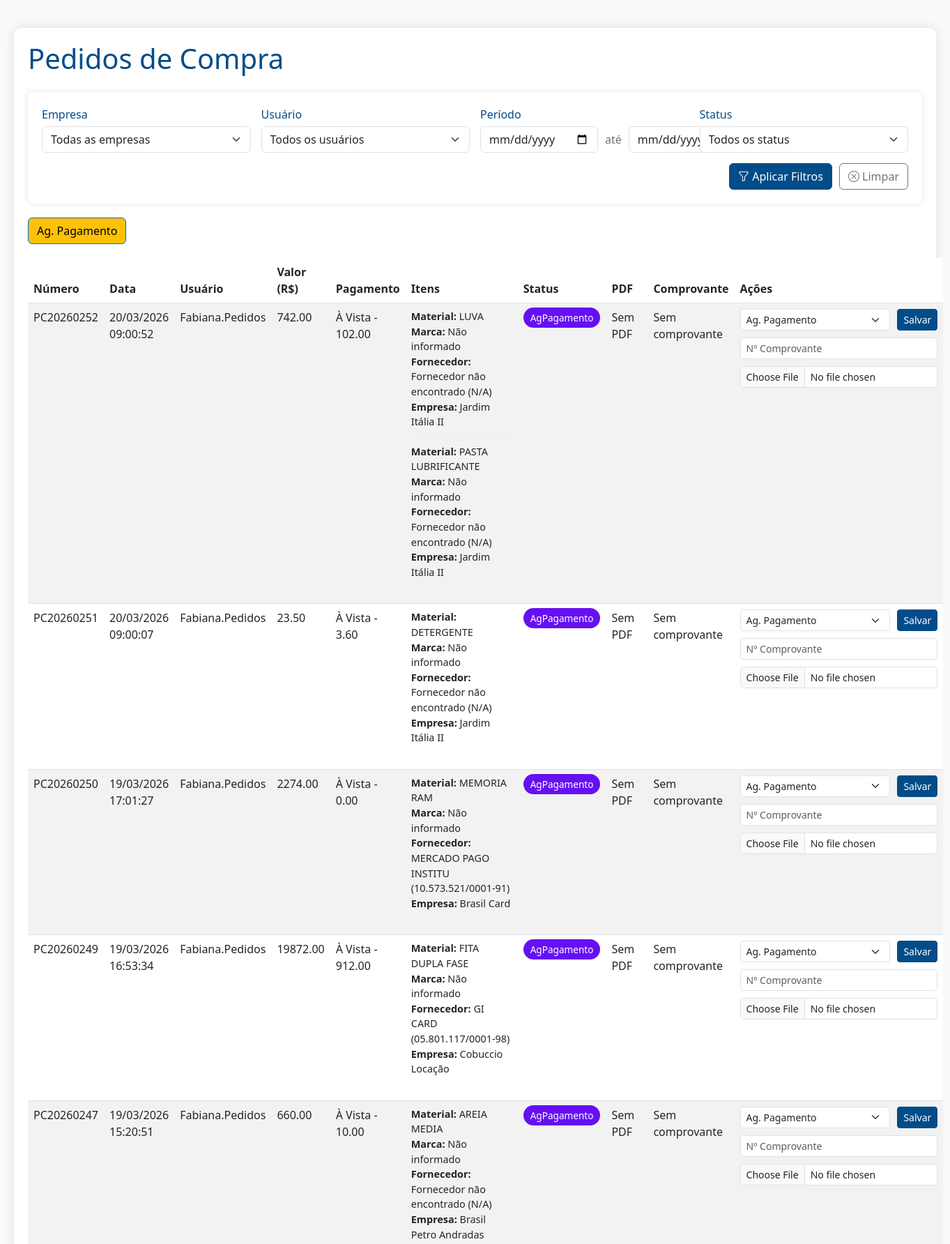
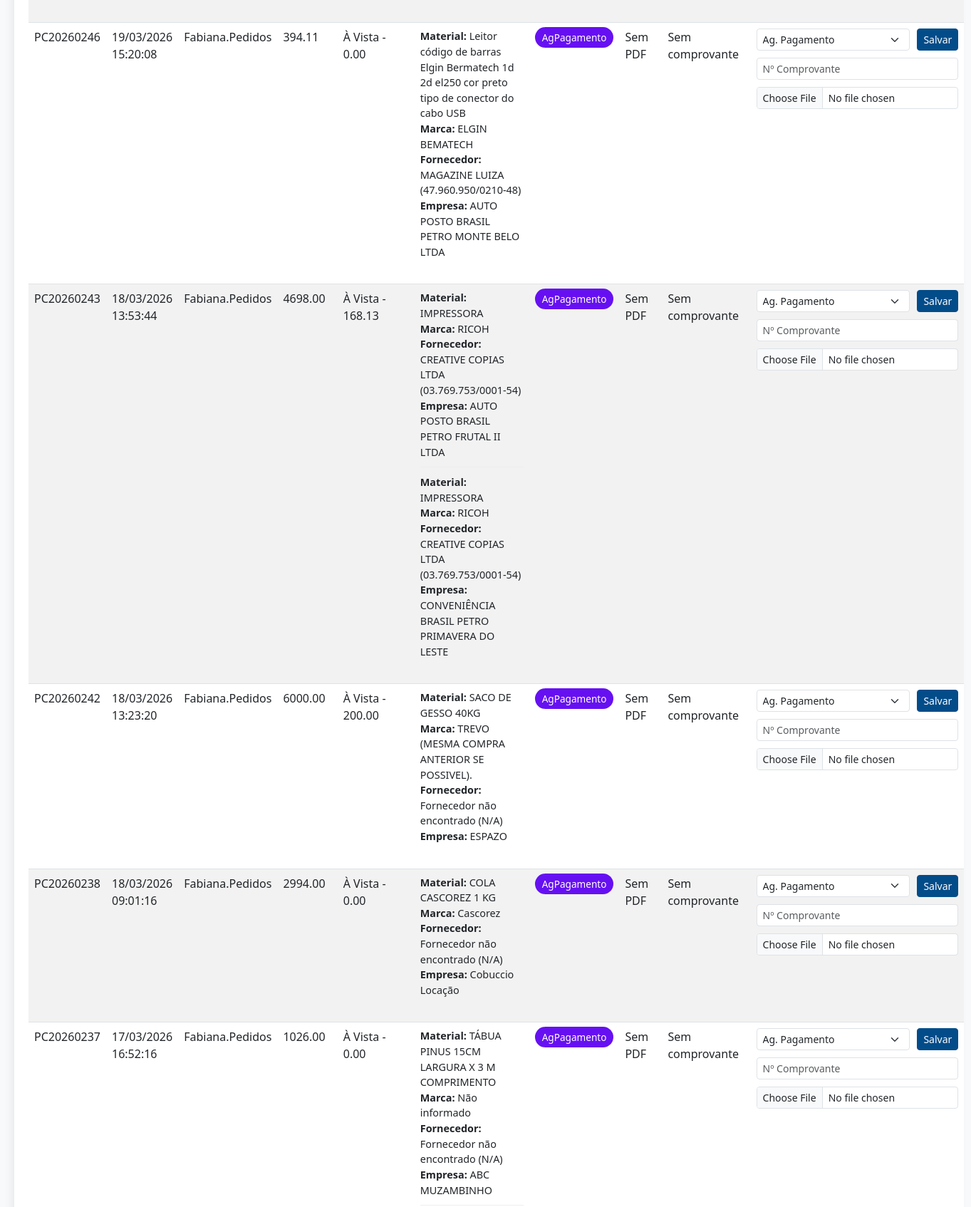
/listar_pedidos_compras_pg (signed in, upper part), run on the app's committed database (2 pictures, top to bottom).
### app.py (models this page shows, shortened)
class PedidosCompra(db.Model):
    __tablename__ = 'PedidosCompra'
    id = db.Column(db.Integer, primary_key=True, autoincrement=True)
    numero_pedido = db.Column(db.Text, nullable=False, unique=True)
    data_criacao = db.Column(db.DateTime, nullable=False, default=get_local_time)
    usuario = db.Column(db.Text, nullable=False)
    status = db.Column(db.Text, nullable=False, default='Gerado')
    pdf_path = db.Column(db.Text, nullable=True)
    valor_total = db.Column(db.Float, nullable=False)
    valor_frete = db.Column(db.Float, nullable=True, default=0.0)
    valor_liquido = db.Column(db.Float, nullable=False)
    forma_pagamento = db.Column(db.Text, nullable=True)
    observacoes = db.Column(db.Text, nullable=True)
    comprovante_pagamento = db.Column(db.Text, nullable=True)
    preenchimentos = db.relationship('SolicitacoesPreenchidas', secondary='pedido_preenchimento_associacao')

class Materiais(db.Model):
    __tablename__ = 'Materiais'
    CodMaterial = db.Column(db.Integer, primary_key=True, autoincrement=True)
    DescricaoMaterial = db.Column(db.Text, nullable=False)
    Empresa = db.Column(db.Text, nullable=False)
    Aplicacao = db.Column(db.Text, nullable=False)
    QuantidadeEstoque = db.Column(db.Integer, default=0)
    Fornecedor = db.Column(db.Text)
    NumeroNF = db.Column(db.Text)
    FatorConsumo = db.Column(db.Float, nullable=True, default=0.0)
    Ativo = db.Column(db.Boolean, default=False)

class SolicitacoesCompra(db.Model):
    __tablename__ = 'SolicitacoesCompra'
    id = db.Column(db.Integer, primary_key=True)
    cod_material = db.Column(db.Integer, db.ForeignKey('Materiais.CodMaterial'), nullable=False)
    especificacao = db.Column(db.Text, nullable=False)
    quantidade = db.Column(db.String(20), nullable=False)
    unidade_medida = db.Column(db.String(20), nullable=False, default='Unidade')
    aplicacao = db.Column(db.Text, nullable=True)  # Aplicação específica do item
    aplicacao_geral = db.Column(db.Text, nullable=True)  # NOVA COLUNA: Aplicação geral do formulário
    empresa = db.Column(db.Text, nullable=False)
    data_solicitacao = db.Column(db.DateTime, nullable=False, default=get_local_time)
    usuario = db.Column(db.Text, nullable=False)
    foto_path = db.Column(db.Text, nullable=True)
    marca = db.Column(db.Text, nullable=True)
    ativo = db.Column(db.String(3), nullable=False)
    nome_ativo = db.Column(db.Text, nullable=True)
    prioridade = db.Column(db.String(20), nullable=False, default='Programado')
    status_aprovacao = db.Column(db.String(20), nullable=True, default=None)
    observacoes_col = db.Column(db.Text, nullable=True)
    material = db.relationship('Materiais', backref='solicitacoes')
    comprador_atribuido = db.Column(db.Text, nullable=True)  # Novo campo

### app.py (the view, shortened to what this page needs)
@routes_bp.route('/listar_pedidos_compras_pg', methods=['GET'])
def listar_pedidos_compra_pg():
    if 'usuario' not in session:
        return redirect(url_for('routes_bp.login'))
    try:
        empresa_filtro = request.args.get('empresa')
        usuario_filtro = request.args.get('usuario')
        data_inicio = request.args.get('data_inicio')
        data_fim = request.args.get('data_fim')
        usuarios_empresas = {}
        empresas_unicas = set()
        usuarios_unicos = set()
        try:
            with open('senhas.txt', 'r', encoding='utf-8') as f:
                for line in f:
                    partes = line.strip().split('%')
                    if len(partes) >= 4:
                        usuario = partes[0]
                        empresa = partes[3]
                        usuarios_empresas[usuario] = empresa
                        empresas_unicas.add(empresa)
                        usuarios_unicos.add(usuario)
        except Exception as e:
            logging.error(f"Erro ao ler senhas.txt: {str(e)}")
            usuarios_empresas = {}
        query = db.session.query(PedidosCompra).filter(
            PedidosCompra.status == 'AgPagamento'  # Filtro fixo para AgPagamento
        ).join(
            pedido_preenchimento_associacao,
            PedidosCompra.id == pedido_preenchimento_associacao.c.pedido_id
        ).join(
            SolicitacoesPreenchidas,
            pedido_preenchimento_associacao.c.preenchimento_id == SolicitacoesPreenchidas.id
        ).join(
            SolicitacoesCompra,
            SolicitacoesPreenchidas.solicitacao_id == SolicitacoesCompra.id
        )
        if usuario_filtro:
            query = query.filter(PedidosCompra.usuario == usuario_filtro)
        if data_inicio:
            query = query.filter(PedidosCompra.data_criacao >= data_inicio)
        if data_fim:
            data_fim_ajustada = datetime.strptime(data_fim, '%Y-%m-%d') + timedelta(days=1)
            query = query.filter(PedidosCompra.data_criacao <= data_fim_ajustada)
        pedidos = query.order_by(
            PedidosCompra.data_criacao.desc()
        ).distinct().all()
        fornecedor_ids = set()
        for pedido in pedidos:
            for preenchimento in pedido.preenchimentos:
                fornecedor_ids.add(preenchimento.fornecedor_id)
        fornecedores = {}
        conn = get_db_connection(DB_PATH_FORNECEDORES)
        if conn:
            try:
                cursor = conn.cursor()
                cursor.execute(f'SELECT id, nome_fantasia, cnpj FROM fornecedores WHERE id IN ({",".join("?"*len(fornecedor_ids))})',
                             list(fornecedor_ids))
                for row in cursor.fetchall():
                    fornecedores[row[0]] = {
                        'nome_fantasia': row[1],
                        'cnpj': format_cnpj(row[2]) if row[2] else 'N/A'
                    }
            finally:
                conn.close()
        pedidos_completos = []
        for pedido in pedidos:
            preenchimentos_info = []
            for preenchimento in pedido.preenchimentos:
                fornecedor_info = fornecedores.get(preenchimento.fornecedor_id, {
                    'nome_fantasia': 'Fornecedor não encontrado',
                    'cnpj': 'N/A'
                })
                empresa_usuario = usuarios_empresas.get(pedido.usuario, preenchimento.solicitacao.empresa)
                marca = preenchimento.solicitacao.marca if preenchimento.solicitacao.marca else 'Não informado'
                preenchimentos_info.append({
                    'id': preenchimento.id,
                    'marca': marca,  # Usando a marca da solicitação
                    'fornecedor_nome': fornecedor_info['nome_fantasia'],
                    'fornecedor_cnpj': fornecedor_info.get('cnpj', 'N/A'),
                    'material': preenchimento.solicitacao.material.DescricaoMaterial if preenchimento.solicitacao.material else 'N/A',
                    'empresa': empresa_usuario
                })
            pedidos_completos.append({
                'pedido': pedido,
                'preenchimentos': preenchimentos_info
            })
        return render_template(
            'listar_pedidos_compras_pg.html',
            pedidos_completos=pedidos_completos,
            empresas=sorted(empresas_unicas),
            usuarios=sorted(usuarios_unicos),
            filtros={
                'empresa': empresa_filtro,
                'usuario': usuario_filtro,
                'data_inicio': data_inicio,
                'data_fim': data_fim,
                'status': 'AgPagamento'  # Definindo o status fixo para o template
            }
        )
    except Exception as e:
        flash(f'Erro ao listar pedidos de compra: {str(e)}', 'error')
        return render_template(
            'listar_pedidos_compras_pg.html',
            pedidos_completos=[],
            empresas=[],
            usuarios=[],
            filtros={}
        )

### templates/listar_pedidos_compras_pg.html (shortened to what this page needs)
<!DOCTYPE html>
<html lang="pt-br">
<head>
    <link href="https://cdn.jsdelivr.net/npm/bootstrap@5.3.0/dist/css/bootstrap.min.css" rel="stylesheet">
    <link rel="stylesheet" href="https://cdn.jsdelivr.net/npm/bootstrap-icons@1.10.0/font/bootstrap-icons.css">
    <link rel="stylesheet" href="https://code.jquery.com/ui/1.13.2/themes/smoothness/jquery-ui.css">
</head>
<body>
    <div class="table-container">
        <h1 class="mb-4">Pedidos de Compra</h1>
        <div class="filters-container">
            <form method="get" action="{{ url_for('routes_bp.listar_pedidos_compra_pg') }}">
                <div class="filter-row">
                    <div class="filter-group">
                        <label class="filter-label">Empresa</label>
                        <select name="empresa" class="form-select">
                            <option value="">Todas as empresas</option>
                        </select>
                    </div>
                    <div class="filter-group">
                        <label class="filter-label">Usuário</label>
                        <select name="usuario" class="form-select">
                            <option value="">Todos os usuários</option>
                        </select>
                    </div>
                    <div class="filter-group">
                        <label class="filter-label">Período</label>
                        <div class="date-input-group">
                            <input type="date" name="data_inicio" class="form-control"
                                   value="{{ request.args.get('data_inicio') }}">
                            <span class="date-separator">até</span>
                            <input type="date" name="data_fim" class="form-control"
                                   value="{{ request.args.get('data_fim') }}">
                        </div>
                    </div>
                    <div class="filter-group">
                        <label class="filter-label">Status</label>
                        <select name="status" class="form-select">
                            <option value="">Todos os status</option>
                        </select>
                    </div>
                </div>
                <div class="filter-actions">
                    <button type="submit" class="btn btn-primary">
                        <i class="bi bi-funnel"></i> Aplicar Filtros
                    </button>
                    <a href="{{ url_for('routes_bp.listar_pedidos_compra_pg') }}" class="btn btn-outline-secondary">
                        <i class="bi bi-x-circle"></i> Limpar
                    </a>
                </div>
            </form>
        </div>
        <div class="filter-buttons">
            <a href="{{ url_for('routes_bp.listar_pedidos_compra_pg', status='AgPagamento') }}" class="btn btn-pulsante">Ag. Pagamento</a>
        </div>
        <table class="table table-striped">
            <thead>
                <tr>
                    <th>Número</th>
                    <th>Data</th>
                    <th>Usuário</th>
                    <th>Valor (R$)</th>
                    <th>Pagamento</th>
                    <th>Itens</th>
                    <th>Status</th>
                    <th>PDF</th>
                    <th>Comprovante</th>
                    <th>Ações</th>
                </tr>
            </thead>
            <tbody>
                {% for item in pedidos_completos %}
                <tr>
                    <td>{{ item.pedido.numero_pedido }}</td>
                    <td>{{ item.pedido.data_criacao.strftime('%d/%m/%Y %H:%M:%S') }}</td>
                    <td>{{ item.pedido.usuario }}</td>
                    <td>{{ "%.2f" | format(item.pedido.valor_total) }}</td>
                    <td>{{ item.pedido.forma_pagamento or 'Não informado' }}</td>
                    <td>
                        <ul class="material-info">
                            {% for preenchimento in item.preenchimentos %}
                            <li>
                                <strong>Material:</strong> {{ preenchimento.material }}<br>
                                <strong>Marca:</strong> {{ preenchimento.marca }}<br>
                                <strong>Fornecedor:</strong> {{ preenchimento.fornecedor_nome }} ({{ preenchimento.fornecedor_cnpj }})<br>
                                <strong>Empresa:</strong> {{ preenchimento.empresa }}
                            </li>
                            {% endfor %}
                        </ul>
                    </td>
                    <td>
                        <span class="status-badge status-{{ item.pedido.status }}">
                            {{ item.pedido.status }}
                        </span>
                    </td>
                    <td>
                        {% if item.pedido.pdf_path %}
                            <a href="{{ url_for('routes_bp.download_pedido_pdf', pedido_id=item.pedido.id) }}" class="btn btn-sm btn-primary">
                                <i class="bi bi-file-earmark-pdf"></i> PDF
                            </a>
                        {% else %}
                            Sem PDF
                        {% endif %}
                    </td>
                    <td>
                        {% if item.pedido.comprovante_pagamento %}
                            <a href="{{ url_for('routes_bp.download_comprovante', pedido_id=item.pedido.id) }}"
                            class="btn btn-sm btn-comprovante"
                            title="Baixar comprovante"
                            download>
                                <i class="bi bi-receipt"></i> Comprovante
                            </a>
                        {% else %}
                            Sem comprovante
                        {% endif %}
                    </td>
                    <td>
                        <form id="form-{{ item.pedido.id }}" method="POST" action="{{ url_for('routes_bp.atualizar_status_pedido', id=item.pedido.id) }}" enctype="multipart/form-data">
                            <div class="action-buttons">
                                <select name="status" class="status-select form-select form-select-sm"
                                    data-pedido-id="{{ item.pedido.id }}"
                                    aria-label="Selecionar status do pedido"
                                    {% if item.pedido.status == 'Entregue' %}disabled{% endif %}>
                                    <option value="AgPagamento" {% if item.pedido.status == 'AgPagamento' %}selected{% endif %}>Ag. Pagamento</option>
                                </select>
                                {% if item.pedido.status != 'Entregue' %}
                                <button type="submit" class="btn btn-sm btn-primary">Salvar</button>
                                {% endif %}
                            </div>
                            <div class="pagamento-container" id="pagamento-container-{{ item.pedido.id }}" style="display: none;">
                                <input type="text" name="comprovante" class="form-control form-control-sm mt-2"
                                    placeholder="Nº Comprovante" value="{{ item.pedido.comprovante_pagamento or '' }}"
                                    aria-describedby="comprovante-error-{{ item.pedido.id }}">
                            </div>
                            <div class="pdf-container" id="pdf-container-{{ item.pedido.id }}" style="display: none;">
                                <input type="file" name="pdf_file" class="form-control form-control-sm mt-2"
                                    accept="application/pdf" aria-describedby="pdf-error-{{ item.pedido.id }}">
                            </div>
                        </form>
                    </td>
                </tr>
                {% endfor %}
            </tbody>
        </table>
    </div>
</body>
</html>

### data on the page
PedidosCompra: pedido.numero_pedido "PC20260252", pedido.data_criacao "20/03/2026 09:00:52", pedido.usuario "Fabiana.Pedidos", pedido.valor_total "742.00", pedido "À Vista - 102.00", pedido.status "AgPagamento", status "Ag. Pagamento"
Materiais: material "LUVA"
SolicitacoesCompra: empresa "Jardim Itália II"
Materiais: material "PASTA LUBRIFICANTE"
SolicitacoesCompra: empresa "Jardim Itália II"
PedidosCompra: pedido.numero_pedido "PC20260251", pedido.data_criacao "20/03/2026 09:00:07", pedido.usuario "Fabiana.Pedidos", pedido.valor_total "23.50", pedido "À Vista - 3.60", pedido.status "AgPagamento", status "Ag. Pagamento"
Materiais: material "DETERGENTE"
SolicitacoesCompra: empresa "Jardim Itália II"
PedidosCompra: pedido.numero_pedido "PC20260250", pedido.data_criacao "19/03/2026 17:01:27", pedido.usuario "Fabiana.Pedidos", pedido.valor_total "2274.00", pedido "À Vista - 0.00", pedido.status "AgPagamento", status "Ag. Pagamento"
Materiais: material "MEMORIA RAM"
SolicitacoesCompra: empresa "Brasil Card"
PedidosCompra: pedido.numero_pedido "PC20260249", pedido.data_criacao "19/03/2026 16:53:34", pedido.usuario "Fabiana.Pedidos", pedido.valor_total "19872.00", pedido "À Vista - 912.00", pedido.status "AgPagamento", status "Ag. Pagamento"
Materiais: material "FITA DUPLA FASE"
SolicitacoesCompra: empresa "Cobuccio Locação"
PedidosCompra: pedido.numero_pedido "PC20260247", pedido.data_criacao "19/03/2026 15:20:51", pedido.usuario "Fabiana.Pedidos", pedido.valor_total "660.00", pedido "À Vista - 10.00", pedido.status "AgPagamento", status "Ag. Pagamento"
Materiais: material "AREIA MEDIA"
SolicitacoesCompra: empresa "Brasil Petro Andradas"
PedidosCompra: pedido.numero_pedido "PC20260246", pedido.data_criacao "19/03/2026 15:20:08", pedido.usuario "Fabiana.Pedidos", pedido.valor_total "394.11", pedido "À Vista - 0.00", pedido.status "AgPagamento", status "Ag. Pagamento"
Materiais: material "Leitor código de barras Elgin Bermatech 1d 2d el250 cor preto tipo de conector do cabo USB"
SolicitacoesCompra: marca "ELGIN BEMATECH", empresa "AUTO POSTO BRASIL PETRO MONTE BELO LTDA"
PedidosCompra: pedido.numero_pedido "PC20260243", pedido.data_criacao "18/03/2026 13:53:44", pedido.usuario "Fabiana.Pedidos", pedido.valor_total "4698.00", pedido "À Vista - 168.13", pedido.status "AgPagamento", status "Ag. Pagamento"
Materiais: material "IMPRESSORA" "IMPRESSORA"
SolicitacoesCompra: marca "RICOH", empresa "AUTO POSTO BRASIL PETRO FRUTAL II LTDA"
SolicitacoesCompra: marca "RICOH", empresa "CONVENIÊNCIA BRASIL PETRO PRIMAVERA DO LESTE"
PedidosCompra: pedido.numero_pedido "PC20260242", pedido.data_criacao "18/03/2026 13:23:20", pedido.usuario "Fabiana.Pedidos", pedido.valor_total "6000.00", pedido "À Vista - 200.00", pedido.status "AgPagamento", status "Ag. Pagamento"
Materiais: material "SACO DE GESSO 40KG"
SolicitacoesCompra: marca "TREVO (MESMA COMPRA ANTERIOR SE POSSIVEL).", empresa "ESPAZO"
PedidosCompra: pedido.numero_pedido "PC20260238", pedido.data_criacao "18/03/2026 09:01:16", pedido.usuario "Fabiana.Pedidos", pedido.valor_total "2994.00", pedido "À Vista - 0.00", pedido.status "AgPagamento", status "Ag. Pagamento"
Materiais: material "COLA CASCOREZ 1 KG"
SolicitacoesCompra: marca "Cascorez", empresa "Cobuccio Locação"
PedidosCompra: pedido.numero_pedido "PC20260237", pedido.data_criacao "17/03/2026 16:52:16", pedido.usuario "Fabiana.Pedidos", pedido.valor_total "1026.00", pedido "À Vista - 0.00", pedido.status "AgPagamento", status "Ag. Pagamento"
Materiais: material "TÁBUA PINUS 15CM LARGURA X 3 M COMPRIMENTO"
SolicitacoesCompra: empresa "ABC MUZAMBINHO"

### other printed values
{{ preenchimento.marca }} "Não informado" "Não informado" "Não informado" "Não informado" "Não informado" "Não informado" "Não informado"
{{ preenchimento.fornecedor_nome }} "Fornecedor não encontrado" "Fornecedor não encontrado" "Fornecedor não encontrado" "MERCADO PAGO INSTITU" "GI CARD" "Fornecedor não encontrado" "MAGAZINE LUIZA" "CREATIVE COPIAS LTDA" "CREATIVE COPIAS LTDA" "Fornecedor não encontrado" "Fornecedor não encontrado" "Fornecedor não encontrado"
{{ preenchimento.fornecedor_cnpj }} "N/A" "N/A" "N/A" "10.573.521/0001-91" "05.801.117/0001-98" "N/A" "47.960.950/0210-48" "03.769.753/0001-54" "03.769.753/0001-54" "N/A" "N/A" "N/A"
